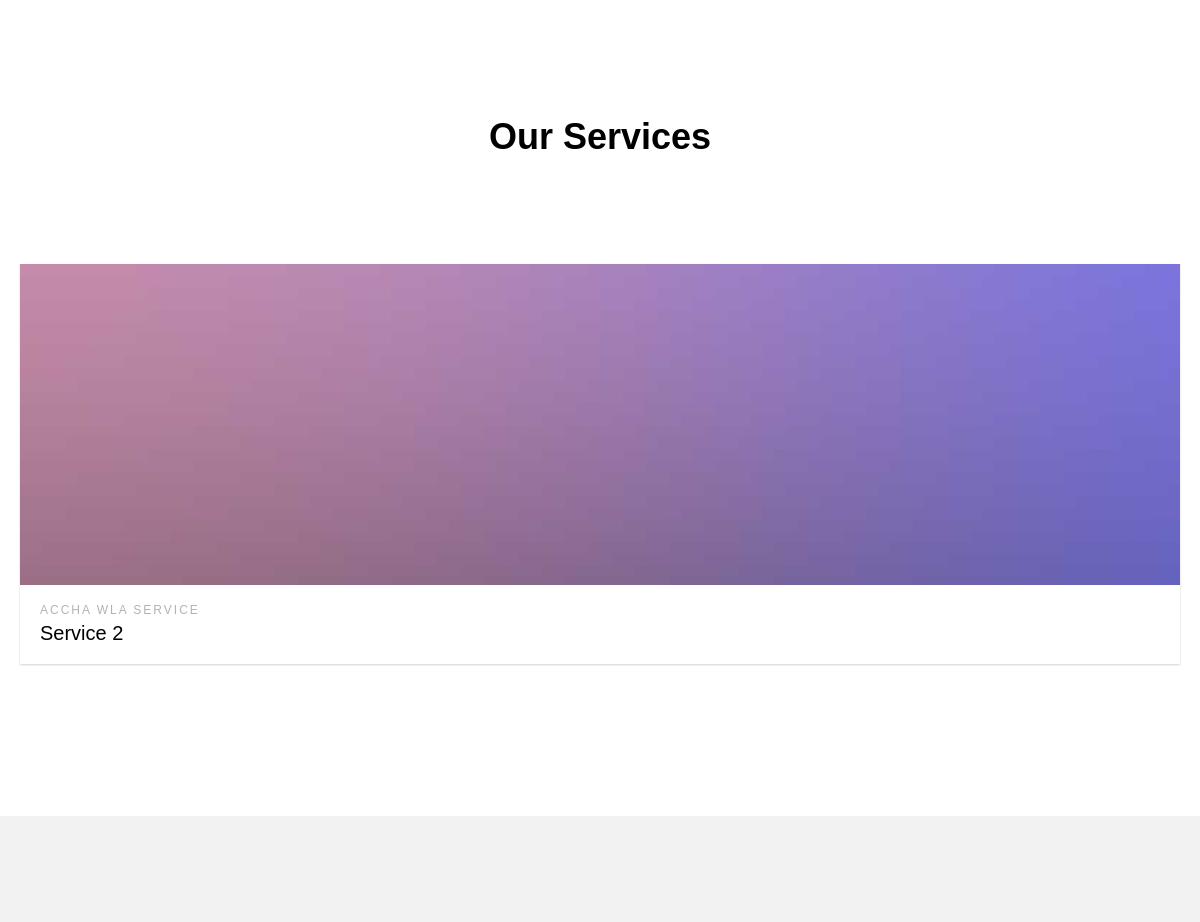
The app's page / (middle part), older data.
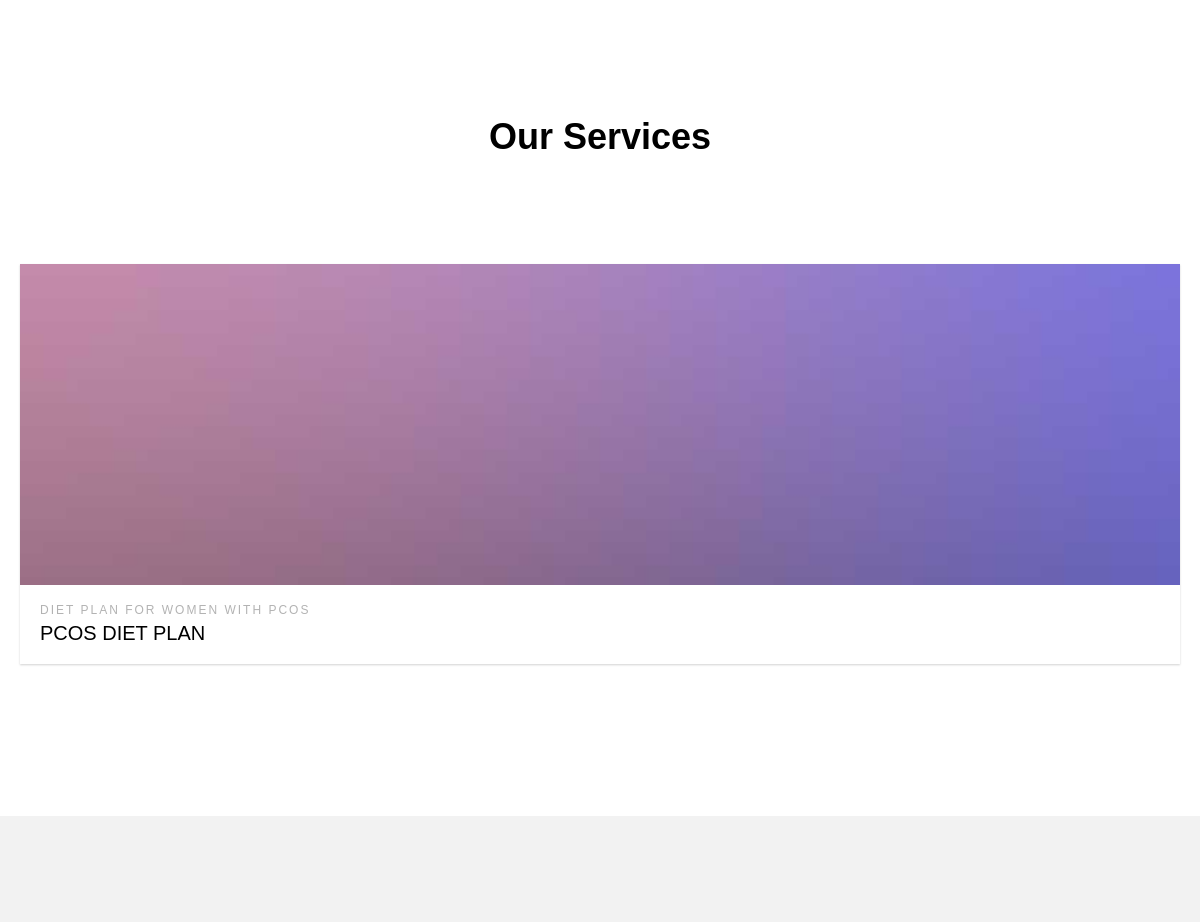
The same page, newer data.
### services/models.py (models this page shows, shortened)
class Service(models.Model):
    name = models.CharField(max_length=120, blank=True, null=True)
    price = models.IntegerField(blank=True, null=True)
    des = models.CharField(max_length=500, blank=True, null=True)
    is_enrolled = models.BooleanField(null=True, blank=True, default=False)
    head1 = models.CharField(max_length=120, blank=True, null=True)
    desc1 = models.CharField(max_length=500, blank=True, null=True)
    head2 = models.CharField(max_length=120, blank=True, null=True)
    desc2 = models.CharField(max_length=500, blank=True, null=True)
    head3 = models.CharField(max_length=120, blank=True, null=True)
    desc3 = models.CharField(max_length=500, blank=True, null=True)
    buyLink = models.CharField(max_length=120, blank=True, null=True)
    img = models.ImageField(blank=True, null=True)

### home/views.py (the view)
# urls.py: path('', home_view, name='home'),
def home_view(request):
    service = Service.objects.all()
    user = request.user
    context = {
            'title': 'Home',
            'users': user,
            'service': service,
        }
    return render(request, 'home/home.html', context)

### templates/home/home.html (shortened to what this page needs)
{% load static %}
{% include 'base/base.html' %}
{% block content %}
	<div id="page">
	<div id="fh5co-project">
		<div class="container">
			<div class="row animate-box">
				<div class="col-md-8 col-md-offset-2 text-center fh5co-heading">
					<h2>Our Services</h2>
				</div>
			</div>
		</div>
		<div class="project-content">
			{% for s in service %}
                <div class="col-forth">
                    <div class="project animate-box" style="background-image: url({% static 'images/project1.jpg'    %})">
                        <a href="{% url 'prod_detail' s.id %}" class="desc">
                            <span>{{ s.des }}</span>
                            <h3>{{ s.name }}</h3>
                        </a>
                    </div>
                </div>
            {% endfor %}
		</div>
	</div>
		<div id="fh5co-services" class="fh5co-bg-section">
	</div>
{% endblock %}

Row changes from the older to the newer data that the page shows:
removed Service: des "ACCHA WLA SERVICE", name "Service 2"
added Service: des "DIET PLAN FOR WOMEN WITH PCOS", name "PCOS DIET PLAN"
